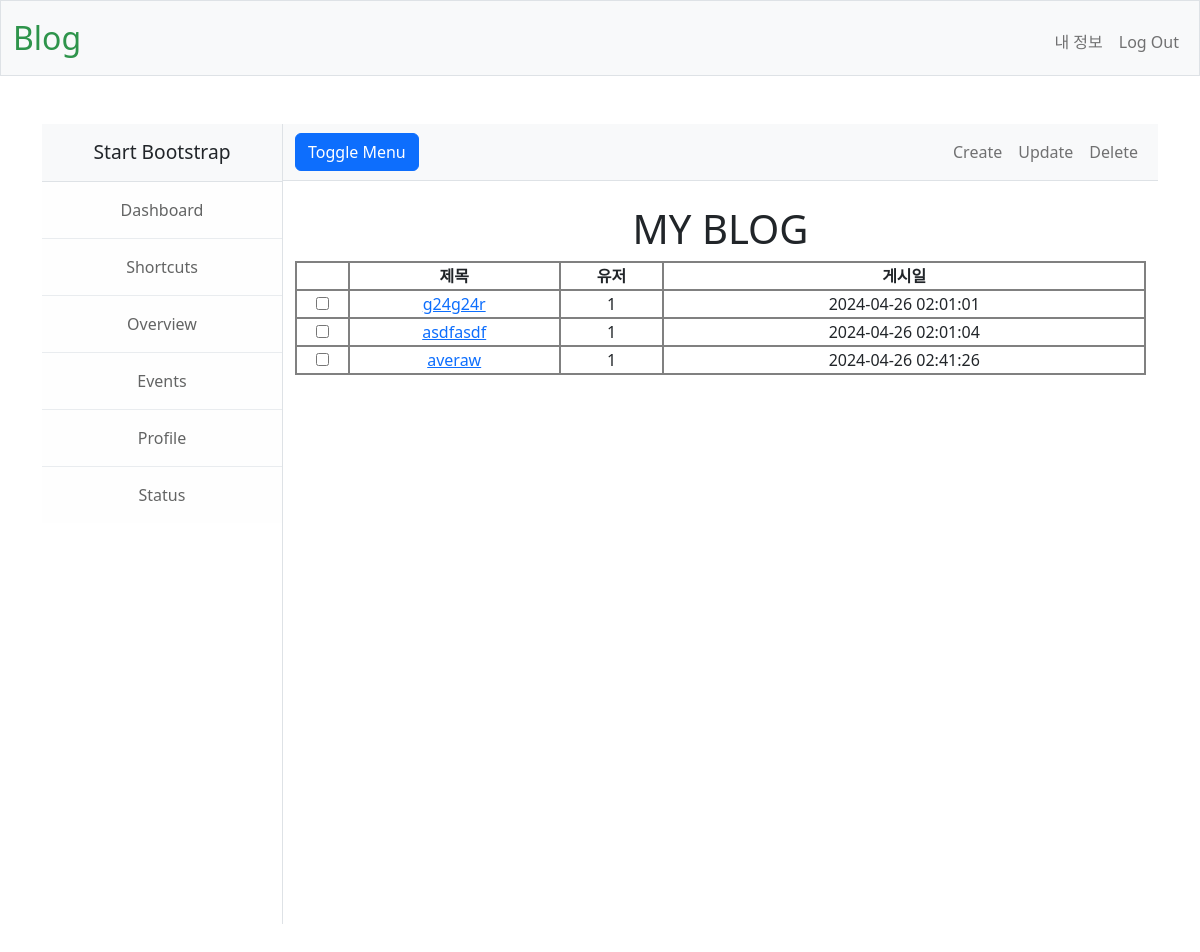
Page /private (signed in) on the earlier database version.
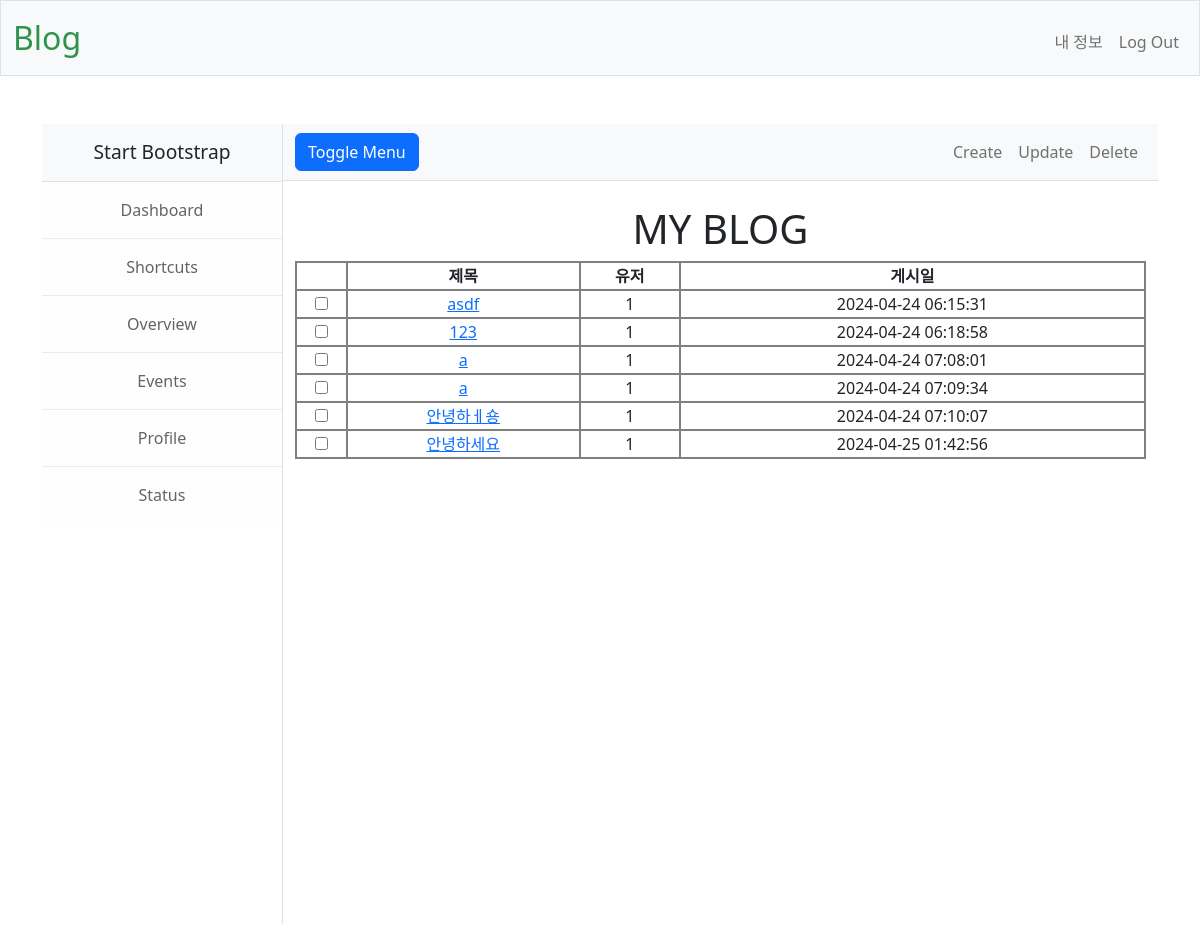
Same page on the later database version.
### tables this page shows
CREATE TABLE ARTICLE (
    id INTEGER NOT NULL,
    user_id INTEGER NOT NULL,
    title TEXT NOT NULL,
    contents TEXT NOT NULL,
    datetime TIMESTAMP NOT NULL DEFAULT CURRENT_TIMESTAMP, likes INTEGER DEFAULT 0,
    PRIMARY KEY(id),
    FOREIGN KEY(user_id) REFERENCES "users"(id)
);

### backup_app.py (the view)
@app.route("/private", methods=["GET","POST"])
def private():
    id = session["user_id"]
    data = db.execute("SELECT user_id,title,datetime FROM article where user_id=?",id)
    return render_template("private.html",data=data)

### backup_app.py (called while the page is built)
@app.after_request
def after_request(response):
    response.headers["Cache-Control"] = "no-cache, no-store, must-revalidate"
    response.headers["Expires"] = 0
    response.headers["Pragma"] = "no-cache"
    return response

### templates/private.html (shortened to what this page needs)
{% extends "layout.html" %}
{% block main %}
        <link href="static/private.css" rel="stylesheet" />
    <body>
        <div class="d-flex" id="wrapper">
            <div class="border-end bg-white" id="sidebar-wrapper">
                <div class="sidebar-heading border-bottom bg-light">Start Bootstrap</div>
                <div class="list-group list-group-flush">
                    <a class="list-group-item list-group-item-action list-group-item-light p-3" href="#!">Dashboard</a>
                    <a class="list-group-item list-group-item-action list-group-item-light p-3" href="#!">Shortcuts</a>
                    <a class="list-group-item list-group-item-action list-group-item-light p-3" href="#!">Overview</a>
                    <a class="list-group-item list-group-item-action list-group-item-light p-3" href="#!">Events</a>
                    <a class="list-group-item list-group-item-action list-group-item-light p-3" href="#!">Profile</a>
                    <a class="list-group-item list-group-item-action list-group-item-light p-3" href="#!">Status</a>
                </div>
            </div>
            <div id="page-content-wrapper">
                <nav class="navbar navbar-expand-lg navbar-light bg-light border-bottom">
                    <div class="container-fluid">
                        <button class="btn btn-primary" id="sidebarToggle">Toggle Menu</button>
                        <div class="collapse navbar-collapse" id="navbarSupportedContent">
                            <ul class="navbar-nav ms-auto mt-2 mt-lg-0">
                                <li class="nav-item active"><a class="nav-link" href="/create">Create</a></li>
                                <li class="nav-item"><a class="nav-link" href="/update">Update</a></li>
                                <li class="nav-item"><a class="nav-link" onclick="location.href='link'" id="delete" type="button">Delete</a></li>
                            </ul>
                        </div>
                    </div>
                </nav>
                <div class="container-fluid">
                    <h1 class="mt-4">MY BLOG</h1>
                        <table>
                            <thead>
                                <tr>
                                    <th> </th>
                                    <th>제목</th>
                                    <th>유저</th>
                                    <th>게시일</th>
                                </tr>
                                {% for d in data: %}
                                <tr>
                                    <td><input type="checkbox" id="select" value="{{ d['title'] }}"></td><td><a href="{{url_for('view',title=d['title'])}}">{{ d["title"] }}</a></td><td>{{ d["user_id"] }}</td><td>{{ d["datetime"] }}</td>
                                </tr>
                                {% endfor %}
                            </thead>
                        </table>
                </div>
            </div>
        </div>
    </body>
{% endblock %}

### templates/layout.html (shortened to what this page needs)
<!DOCTYPE html>
<html lang="en">
    <head>
        <link href="https://cdn.jsdelivr.net/npm/bootstrap@5.3.3/dist/css/bootstrap.min.css" rel="stylesheet">
        <link href="/static/styles.css" rel="stylesheet">
    </head>
    <body>
        <nav class="bg-light border navbar navbar-expand-md navbar-light">
            <div class="container-fluid">
                <a class="navbar-brand" href="/"> <span class="green">Blog</span></a>
                <div class="collapse navbar-collapse" id="navbar">
                    {% if session["user_id"] %}
                        <ul class="navbar-nav ms-auto mt-2">
                            <li class="nav-item"><a class="nav-link" href="/private">내 정보</a></li>
                            <li class="nav-item"><a class="nav-link" href="/logout">Log Out</a></li>
                        </ul>
                    {% else %}
                        <ul class="navbar-nav ms-auto mt-2">
                            <li class="nav-item"><a class="nav-link" href="/register">Register</a></li>
                            <li class="nav-item"><a class="nav-link" href="/login">Log In</a></li>
                        </ul>
                    {% endif %}
                </div>
            </div>
        </nav>
        <main class="container py-5 text-center">
            {% block main %}{% endblock %}
        </main>
    </body>
</html>

### static/styles.css (style rules this page uses)
nav .navbar-brand { font-size: xx-large; }
nav .navbar-brand .green { color: #2e944b; }

Differences in the rows shown:
removed ARTICLE: title "g24g24r", user_id "1", datetime "2024-04-26 02:01:01"
removed ARTICLE: title "asdfasdf", user_id "1", datetime "2024-04-26 02:01:04"
removed ARTICLE: title "averaw", user_id "1", datetime "2024-04-26 02:41:26"
added ARTICLE: title "asdf", user_id "1", datetime "2024-04-24 06:15:31"
added ARTICLE: title "123", user_id "1", datetime "2024-04-24 06:18:58"
added ARTICLE: title "a", user_id "1", datetime "2024-04-24 07:08:01"
added ARTICLE: title "a", user_id "1", datetime "2024-04-24 07:09:34"
added ARTICLE: title "안녕하ㅔ숑", user_id "1", datetime "2024-04-24 07:10:07"
added ARTICLE: title "안녕하세요", user_id "1", datetime "2024-04-25 01:42:56"
